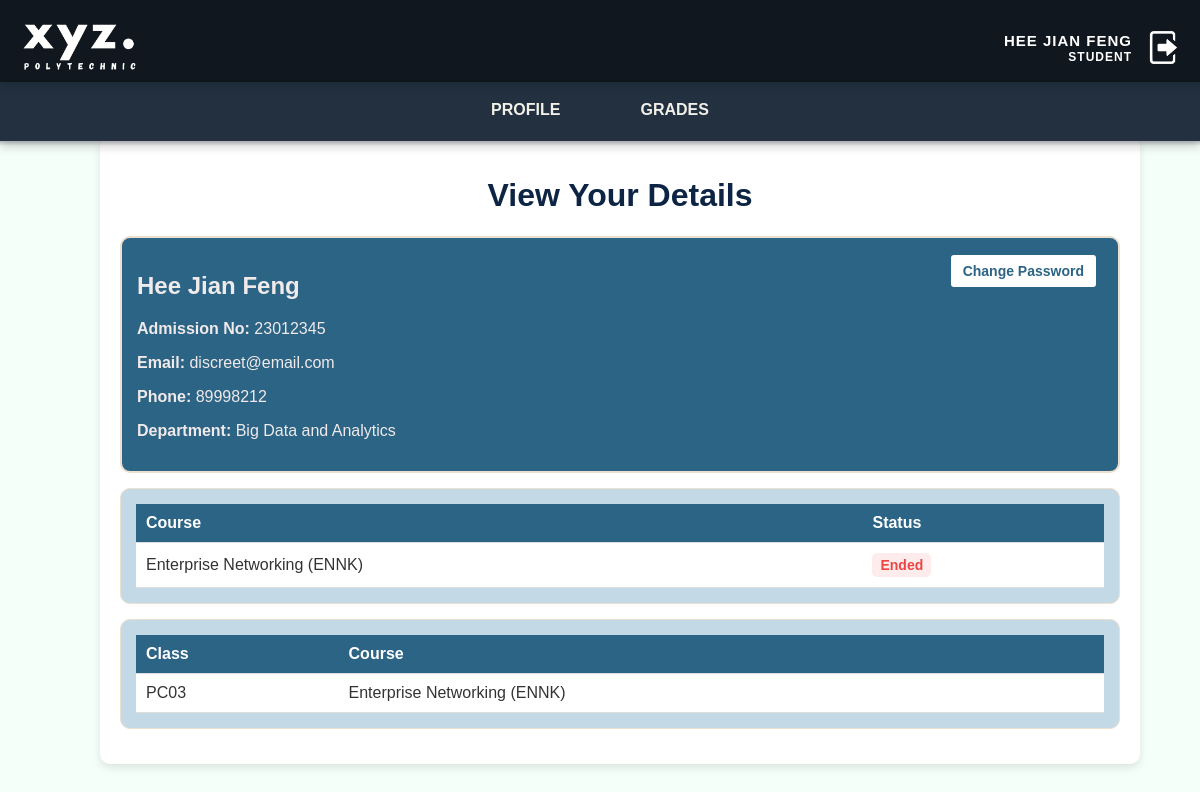
The page /student_profile.php (signed in) on the database as committed earlier.
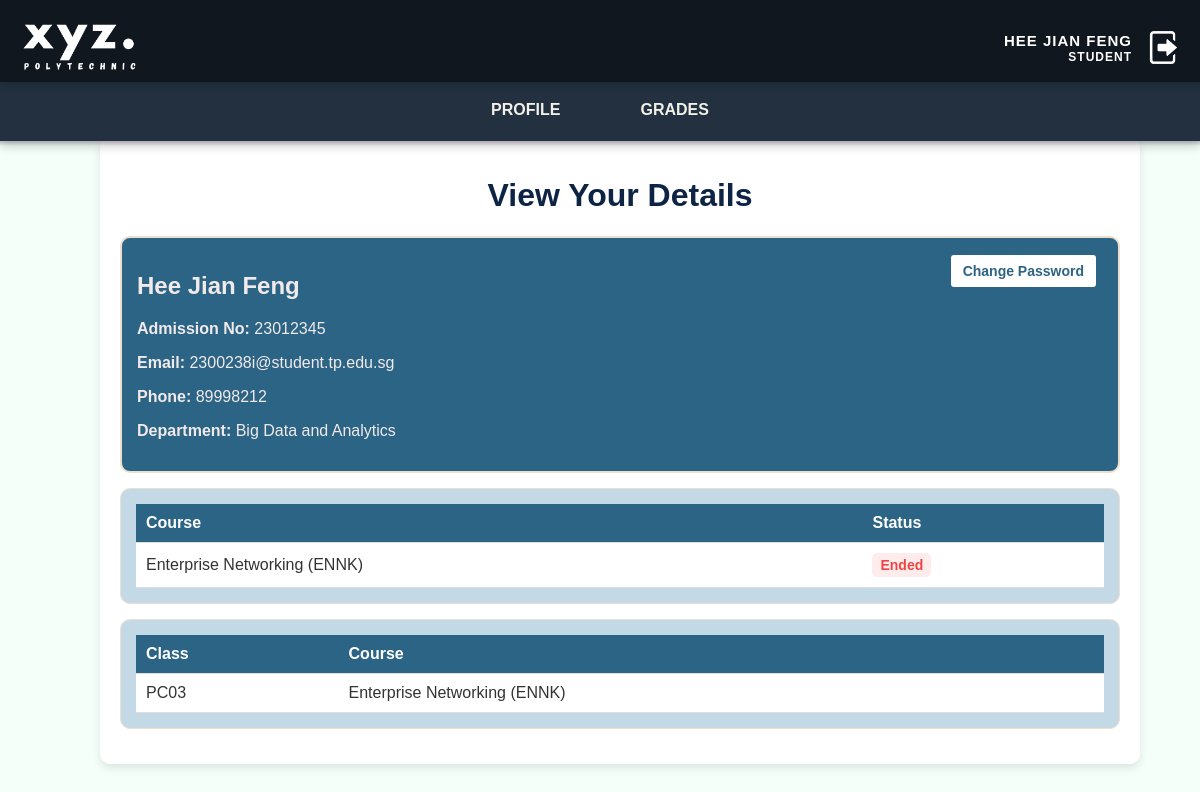
The same page on the database as committed later.
### tables this page shows
CREATE TABLE `student` (
  `student_id` int(11) NOT NULL,
  `student_name` varchar(100) NOT NULL,
  `student_email` varchar(100) NOT NULL,
  `student_phone` varchar(15) NOT NULL,
  `department_id` int(11) DEFAULT NULL,
  `user_id` int(11) NOT NULL,
  `profile_picture` varchar(255) NOT NULL,
  `reset_token` varchar(255) DEFAULT NULL,
  `reset_token_expires` datetime DEFAULT NULL,
  `is_password_set` tinyint(1) DEFAULT 0
);

CREATE TABLE `user` (
  `user_id` int(11) NOT NULL,
  `admission_number` varchar(8) NOT NULL,
  `hashed_password` varchar(255) NOT NULL,
  `role_id` int(11) NOT NULL
);

CREATE TABLE `department` (
  `department_id` int(11) NOT NULL,
  `department_name` varchar(50) NOT NULL
);

CREATE TABLE `course` (
  `course_id` int(11) NOT NULL,
  `course_name` varchar(100) NOT NULL,
  `course_code` varchar(20) NOT NULL,
  `start_date` date NOT NULL,
  `end_date` date NOT NULL,
  `status_id` int(11) DEFAULT NULL,
  `department_id` int(11) NOT NULL
);

CREATE TABLE `status` (
  `status_id` int(11) NOT NULL,
  `status_name` varchar(50) NOT NULL
);

CREATE TABLE `class` (
  `class_id` int(11) NOT NULL,
  `class_name` varchar(50) NOT NULL,
  `class_type` varchar(50) NOT NULL,
  `faculty_id` int(11) NOT NULL,
  `course_id` int(11) NOT NULL
);

### student_profile.php (the view, shortened to what this page needs)
<?php
include 'db_connection.php';
$error_message = "";
$student_id = $_SESSION['session_studentid'];
$query = "
    SELECT
        s.student_id,
        s.student_name,
        s.student_email,
        s.student_phone,
        u.admission_number,
        d.department_name
    FROM student s
    JOIN user u ON s.user_id = u.user_id
    JOIN department d ON s.department_id = d.department_id
    WHERE s.student_id = ?
";
$stmt = $conn->prepare($query);
$stmt->bind_param("i", $student_id);
$stmt->execute();
$result = $stmt->get_result();
$student = $result->fetch_assoc();
$course_query = "
    SELECT co.course_name, st.status_name
    FROM student_course sc
    JOIN course co ON sc.course_id = co.course_id
    JOIN status st ON co.status_id = st.status_id
    WHERE sc.student_id = ?
";
$stmt = $conn->prepare($course_query);
$stmt->bind_param("i", $student_id);
$stmt->execute();
$course_result = $stmt->get_result();
$class_query = "
    SELECT c.class_name, co.course_name
    FROM student_class sc
    JOIN class c ON sc.class_id = c.class_id
    JOIN course co ON c.course_id = co.course_id
    WHERE sc.student_id = ?
";
$stmt = $conn->prepare($class_query);
$stmt->bind_param("i", $student_id);
$stmt->execute();
$class_result = $stmt->get_result();
?>
<!DOCTYPE html>
<html lang="en">
<head>
    <link rel="stylesheet" href="css/student_profile.css">
</head>
<body>
    <?php include('student_header.php'); ?>
    <main class="main-container">
        <h1>View Your Details</h1>
        <?php if (!empty($error_message)): ?>
            <div class="error-modal" id="errorModal" style="display: flex;">
                <div class="error-modal-content">
                    <h2>Error</h2>
                    <p><?php echo htmlspecialchars($error_message); ?></p>
                    <button onclick="window.location.href='student.php'">Go Back</button>
                </div>
            </div>
        <?php else: ?>
            <div class="student-container">
                <h2><?php echo htmlspecialchars($student['student_name']); ?></h2>
                <a href="change_password_form.php" class="change-password-btn">Change Password</a>
                <p><strong>Admission No:</strong> <?php echo htmlspecialchars($student['admission_number']); ?></p>
                <p><strong>Email:</strong> <?php echo htmlspecialchars($student['student_email']); ?></p>
                <p><strong>Phone:</strong> <?php echo htmlspecialchars($student['student_phone']); ?></p>
                <p><strong>Department:</strong> <?php echo htmlspecialchars($student['department_name']); ?></p>
            </div>
            <div class="courses-container">
                <table>
                    <tr>
                        <th>Course</th>
                        <th>Status</th>
                    </tr>
                    <?php while ($course = $course_result->fetch_assoc()): ?>
                        <?php
                        $status_class = 'status-blue';
                        if (strtolower($course['status_name']) == 'start') $status_class = 'status-green';
                        elseif (strtolower($course['status_name']) == 'in-progress') $status_class = 'status-yellow';
                        elseif (strtolower($course['status_name']) == 'ended') $status_class = 'status-red';
                        ?>
                        <tr>
                            <td><?php echo htmlspecialchars($course['course_name']); ?></td>
                            <td><span class="status-icon <?php echo $status_class; ?>"><?php echo htmlspecialchars($course['status_name']); ?></span></td>
                        </tr>
                    <?php endwhile; ?>
                </table>
            </div>
            <div class="classes-container">
                <table>
                    <tr>
                        <th>Class</th>
                        <th>Course</th>
                    </tr>
                    <?php while ($class = $class_result->fetch_assoc()): ?>
                        <tr>
                            <td><?php echo htmlspecialchars($class['class_name']); ?></td>
                            <td><?php echo htmlspecialchars($class['course_name']); ?></td>
                        </tr>
                    <?php endwhile; ?>
                </table>
            </div>
        <?php endif; ?>
    </main>
</body>
</html>

### student_header.php (shortened to what this page needs)
<!DOCTYPE html>
<html lang="en">
<head>
    <link rel="stylesheet" href="css/student_header.css">
</head>
<body>
    <header>
        <div class="logo">
            <img src="image/logo-main.png" alt="Logo">
        </div>
        <div class="user-info">
            <div class="profile">
                <div class="user-details">
                    <p class="user-name"><?php echo htmlspecialchars($_SESSION['session_name'] ?? 'Guest'); ?></p>
                    <p class="user-role">
                        <?php
                        switch ($_SESSION['session_roleid'] ?? '') {
                            case 3:
                                echo 'Student';
                                break;
                        }
                        ?>
                    </p>
                </div>
            </div>
            <a href="logout.php">
                <img src="image/logout-button.png" alt="Logout" class="logout-button">
            </a>
        </div>
    </header>
    <nav class="navbar">
        <ul>
            <li><a href="student_profile.php">Profile</a></li>
            <li><a href="student_grades.php">Grades</a></li>
        </ul>
    </nav>
    <div class="main-content">
    </div>
</body>
</html>

### css/student_profile.css (style rules this page uses)
body { font-family: 'Arial', sans-serif; background-color: #f4f4f4; margin: 0; padding: 0; display: flex; justify-content: center; align-items: center; height: 100vh; }
.main-container { width: 100%; max-width: 1000px; background: white; border-radius: 10px; padding: 20px; box-shadow: 0 4px 8px rgba(0, 0, 0, 0.1); overflow: hidden; margin-top: 100px; transition: box-shadow 0.3s ease-in-out, transform 0.3s ease-in-out; }
h1 { text-align: center; color: #0d2444; }
.student-container { position: relative; background: #2c6485; border-radius: 10px; padding: 15px; margin-bottom: 15px; color: white; border: 2px solid #ecdfce; }
.change-password-btn { position: absolute; top: 15px; right: 20px; background-color: #ffffff; color: #2c6485; padding: 8px 12px; border-radius: 5px; font-size: 14px; font-weight: bold; text-decoration: none; border: 2px solid #2c6485; transition: 0.3s; }
.student-container h2, .student-container p { color: #f1eaeb; }
.courses-container, .classes-container { background: #c3d9e5; border-radius: 10px; padding: 15px; margin-bottom: 15px; overflow-y: auto; max-height: 150px; border: 1px solid #ecdfce; }
table { width: 100%; border-collapse: collapse; }
th, td { padding: 10px; text-align: left; border-bottom: 1px solid #ddd; }
th { background-color: #2c6485; color: white; }
tr:nth-child(even) { background-color: white; }
tr:nth-child(odd) { background-color: white; }
.status-icon { font-size: 0.875rem; padding: 4px 8px; border-radius: 5px; display: inline-block; font-weight: bold; }
.status-red { background-color: rgba(239, 68, 68, 0.10); color: rgb(239, 68, 68); }

### css/student_header.css (style rules this page uses)
body { margin: 0; font-family: Arial, sans-serif; background-color: #f5fffa; color: #333; }
header { position: fixed; top: 0; left: 0; width: 100%; background-color: #10171e; color: #fff; display: flex; justify-content: space-between; align-items: center; padding: 10px 20px; box-shadow: 0 2px 10px rgba(0, 0, 0, 0.2); z-index: 1000; height: 60px; border-bottom: 2px solid rgba(0, 0, 0, 0.1); }
.user-info { display: flex; align-items: center; justify-content: flex-end; margin-right: 40px; font-family: 'Montserrat', sans-serif; font-weight: 700; text-transform: uppercase; letter-spacing: 1px; position: relative; }
.profile { display: flex; align-items: center; gap: 10px; }
.user-details { display: flex; flex-direction: column; align-items: flex-end; position: relative; }
.user-details .user-role { font-size: 12px; margin: 0; position: absolute; top: 110%; right: 0; }
.user-details .user-name { font-size: 15px; margin: 0; }
.logo { display: flex; align-items: center; justify-content: flex-start; margin-left: -10px; position: relative; }
.logo img { width: 140px; height: auto; }
.logout-button { width: 33px; height: auto; margin-top: 18px; margin-left: 15px; cursor: pointer; transition: transform 0.3s ease; }
.navbar { background-color: #22303f; display: flex; justify-content: center; align-items: center; position: fixed; top: 80px; left: 0; width: 100%; height: 60px; z-index: 999; box-shadow: 0 5px 10px rgba(0, 0, 0, 0.2); border-bottom: 1px solid #2b2d42; }
.navbar::after { content: ""; position: absolute; left: 0; top: 100%; width: 100%; height: 6px; background: linear-gradient(to bottom, rgba(43, 45, 66, 0.3), rgba(0, 0, 0, 0)); z-index: 998; }
.navbar ul { list-style-type: none; margin: 0; padding: 0; display: flex; gap: 40px; justify-content: center; }
.navbar li { text-align: center; position: relative; }
.navbar a { display: block; padding: 10px 20px; font-family: 'Source Sans Pro', sans-serif; text-transform: uppercase; text-decoration: none; color: #F1F0E8; font-size: 16px; font-weight: bold; border-radius: 4px; position: relative; transition: background-color 0.3s, color 0.3s, transform 0.3s, box-shadow 0.3s; text-align: center; overflow: hidden; }
.main-content { margin-top: 70px; padding: 20px; background-color: #f5fffa; }

Rows that differ between the two databases and show on the page:
changed student "Hee Jian Feng": student_email "discreet@email.com" → "2300238i@student.tp.edu.sg"
